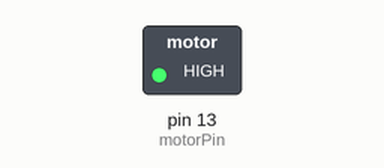
The sketch below on a simulated Arduino Uno, built with avr-gcc and run on an emulated ATmega328P. Shown: switched loads named in the sketch (green lamp = pin HIGH).

Above: at 1.0 s.
At 3.0 s:
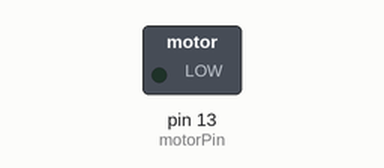
Timing chart, 0 to 5.2 s (numbered marks = the images above):
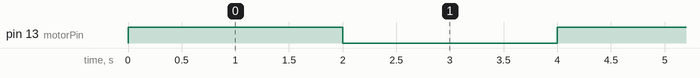

Measured:
- by itself, pin 13 (motorPin): alternates HIGH for 2.0 s and LOW for 2.0 s

The sketch:

GISMO5_MotorControl.ino
```cpp
#define motorPin 13
void setup() {
  // put your setup code here, to run once:
  pinMode(motorPin,OUTPUT);

}

void loop() {
  // put your main code here, to run repeatedly:
digitalWrite(motorPin,HIGH);
delay(2000);
digitalWrite(motorPin,LOW);
delay(2000);
}
```
